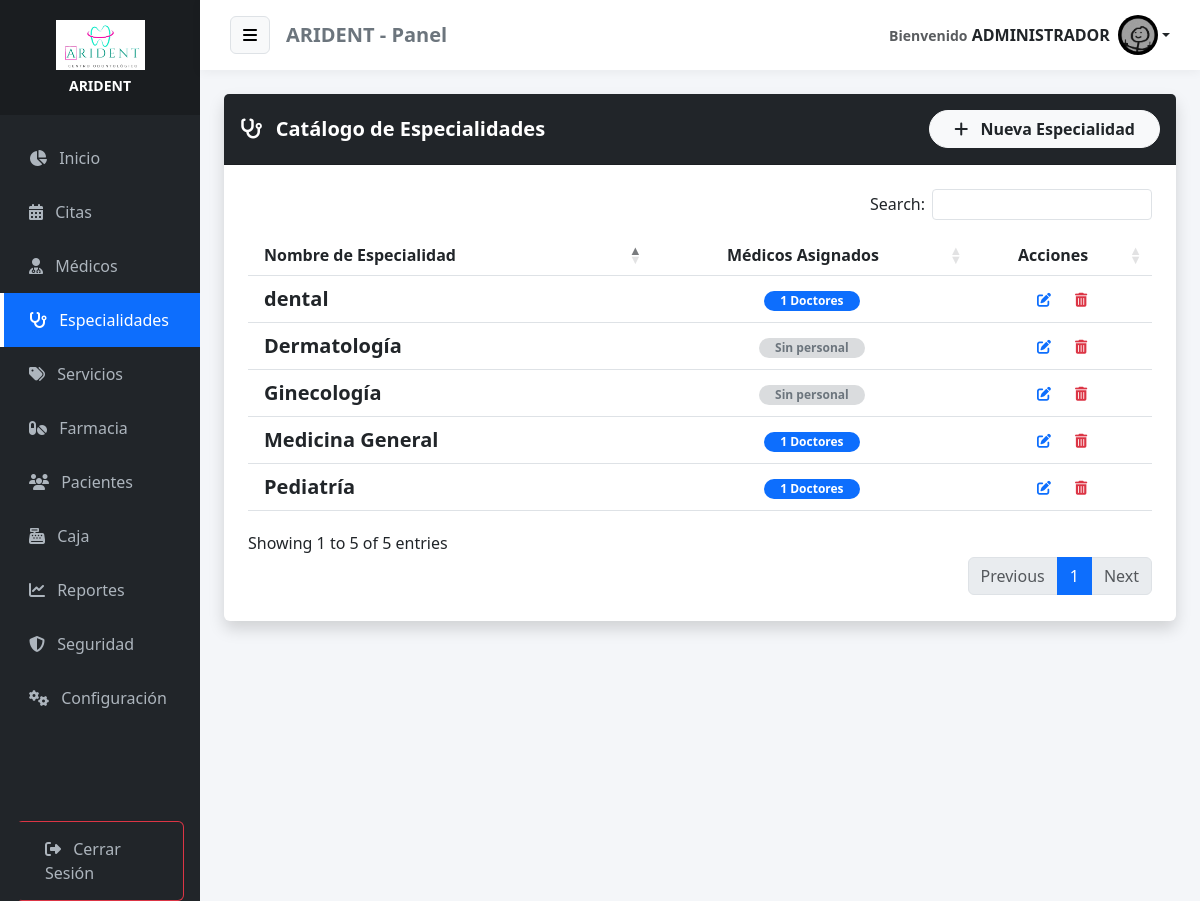
Screenshot of /especialidades (signed in) with the database file from the repository.
### tables this page shows
CREATE TABLE IF NOT EXISTS `configuracion` (
  `id` int NOT NULL,
  `nombre_clinica` varchar(100) DEFAULT NULL,
  `direccion` varchar(255) DEFAULT NULL,
  `telefono` varchar(50) DEFAULT NULL,
  `email` varchar(100) DEFAULT NULL,
  `moneda` varchar(5) DEFAULT 'S/.',
  `logo` varchar(255) DEFAULT NULL,
  PRIMARY KEY (`id`)
);

CREATE TABLE IF NOT EXISTS `especialidades` (
  `id_especialidad` int NOT NULL AUTO_INCREMENT,
  `nombre` varchar(100) NOT NULL,
  PRIMARY KEY (`id_especialidad`)
);

### app/controllers/EspecialidadController.php (called while the page is built, shortened)
<?php
require_once APP_ROOT . '/models/Especialidad.php';
class EspecialidadController {
    public function index() {
        $database = new Database();
        $db = $database->connect();
        $especialidadModel = new Especialidad($db);
        $resultado = $especialidadModel->leer();
        require_once APP_ROOT . '/views/admin/especialidades.php';
    }
}

### app/models/Configuracion.php (called while the page is built, shortened)
<?php
class Configuracion {
    private $conn;
    private $table = 'configuracion';
    public function __construct($db) {
        $this->conn = $db;
    }
    public function obtener() {
        $query = "SELECT * FROM " . $this->table . " WHERE id = 1";
        $stmt = $this->conn->prepare($query);
        $stmt->execute();
        return $stmt->fetch(PDO::FETCH_ASSOC);
    }
}

### app/models/Especialidad.php (called while the page is built, shortened)
<?php
class Especialidad {
    private $conn;
    private $table = 'especialidades';
    public function __construct($db) {
        $this->conn = $db;
    }
    public function leer() {
        $query = "SELECT e.*,
                         (SELECT COUNT(*) FROM medicos m WHERE m.id_especialidad = e.id_especialidad) as total_medicos
                  FROM " . $this->table . " e
                  ORDER BY e.nombre ASC";
        $stmt = $this->conn->prepare($query);
        $stmt->execute();
        return $stmt;
    }
}

### app/views/admin/especialidades.php (the view, shortened to what this page needs)
<?php require_once APP_ROOT . '/views/layouts/header.php'; ?>
<div class="card shadow border-0 mb-4">
    <div class="card-header bg-dark text-white d-flex justify-content-between align-items-center py-3">
        <h5 class="mb-0 fw-bold"><i class="fas fa-stethoscope me-2"></i> Catálogo de Especialidades</h5>
        <button class="btn btn-light text-dark fw-bold rounded-pill px-4" data-bs-toggle="modal" data-bs-target="#modalCrear">
            <i class="fas fa-plus me-2"></i> Nueva Especialidad
        </button>
    </div>
    <div class="card-body p-4">
        <div class="table-responsive">
            <table class="table table-hover align-middle" id="tablaPro">
                <thead class="bg-light">
                    <tr>
                        <th class="ps-3">Nombre de Especialidad</th>
                        <th class="text-center">Médicos Asignados</th>
                        <th class="text-center">Acciones</th>
                    </tr>
                </thead>
                <tbody>
                    <?php if($resultado->rowCount() > 0): ?>
                        <?php while($row = $resultado->fetch(PDO::FETCH_ASSOC)): ?>
                        <tr>
                            <td class="ps-3 fw-bold text-dark fs-5">
                                <?php echo $row['nombre']; ?>
                            </td>
                            <td class="text-center">
                                <?php if($row['total_medicos'] > 0): ?>
                                    <span class="badge bg-primary rounded-pill px-3">
                                        <?php echo $row['total_medicos']; ?> Doctores
                                    </span>
                                <?php else: ?>
                                    <span class="badge bg-secondary bg-opacity-25 text-secondary rounded-pill px-3">
                                        Sin personal
                                    </span>
                                <?php endif; ?>
                            </td>
                            <td class="text-center">
                                <button class="btn btn-sm btn-outline-primary border-0 me-1"
                                        data-bs-toggle="modal" data-bs-target="#modalEditar"
                                        onclick="cargarDatos('<?php echo $row['id_especialidad']; ?>', '<?php echo $row['nombre']; ?>')">
                                    <i class="fas fa-edit"></i>
                                </button>
                                <a href="#" onclick="confirmarEliminacion(<?php echo $row['id_especialidad']; ?>)" class="btn btn-sm btn-outline-danger border-0">
                                    <i class="fas fa-trash-alt"></i>
                                </a>
                            </td>
                        </tr>
                        <?php endwhile; ?>
                    <?php endif; ?>
                </tbody>
            </table>
        </div>
    </div>
</div>
<?php require_once APP_ROOT . '/views/layouts/footer.php'; ?>

### public/index.php (shortened to what this page needs)
<?php
$scriptPath = rtrim(str_replace('\\', '/', dirname($_SERVER['SCRIPT_NAME'])), '/');
$request_uri = $_SERVER['REQUEST_URI'];
$base_path = $scriptPath;
$url = (strpos($request_uri, $base_path) === 0) ? substr($request_uri, strlen($base_path)) : $request_uri;
$url = trim($url, '/');
$url = strtok($url, '?');
$urlArray = explode('/', $url);
$controllerName = !empty($urlArray[0]) ? $urlArray[0] : 'home';
$action = $urlArray[1] ?? 'index';
switch ($controllerName) {
    case 'especialidades':
        if (class_exists('EspecialidadController')) {
            $c = new EspecialidadController();
            if ($action == 'guardar') $c->guardar();
            elseif ($action == 'actualizar') $c->actualizar();
            elseif ($action == 'eliminar') $c->eliminar();
            else $c->index();
        }
        break;
}

### app/views/layouts/header.php (shortened to what this page needs)
<?php
require_once APP_ROOT . '/models/Configuracion.php';
$db_header = new Database();
$conn_header = $db_header->connect();
$configModel_header = new Configuracion($conn_header);
$empresa_header = $configModel_header->obtener();
$nombre_app = !empty($empresa_header['nombre_clinica']) ? $empresa_header['nombre_clinica'] : 'MediCitas';
$logo_app   = !empty($empresa_header['logo']) ? $empresa_header['logo'] : null;
$rol = $_SESSION['id_de_rol_de_usuario'] ?? 0;
$uri = $_SERVER['REQUEST_URI'];
?>
<!DOCTYPE html>
<html lang="es">
<head>
    <link href="https://cdn.jsdelivr.net/npm/bootstrap@5.3.0/dist/css/bootstrap.min.css" rel="stylesheet">
    <link rel="stylesheet" href="https://cdnjs.cloudflare.com/ajax/libs/font-awesome/6.4.0/css/all.min.css">
    <link rel="stylesheet" href="https://cdn.datatables.net/1.13.4/css/dataTables.bootstrap5.min.css">
    <link rel="stylesheet" href="https://cdn.datatables.net/buttons/2.3.6/css/buttons.bootstrap5.min.css">
    <link href="https://cdn.jsdelivr.net/npm/select2@4.1.0-rc.0/dist/css/select2.min.css" rel="stylesheet">
    <link href="https://cdn.jsdelivr.net/npm/select2-bootstrap-5-theme@1.3.0/dist/select2-bootstrap-5-theme.min.css" rel="stylesheet">
</head>
<body>
<div class="container-fluid">
    <div class="row flex-nowrap">
        <div class="col-auto col-md-3 col-xl-2 px-0 sidebar-col bg-dark" id="sidebar">
            <div class="logo-area">
                <?php if ($logo_app && file_exists(APP_ROOT . '/../public/uploads/' . $logo_app)): ?>
                    <div class="mb-2">
                        <img src="<?php echo BASE_URL; ?>/uploads/<?php echo $logo_app; ?>" class="img-fluid" style="max-height:50px;">
                    </div>
                    <h6 class="text-white mb-0 fw-bold small"><?php echo $nombre_app; ?></h6>
                <?php else: ?>
                    <h4 class="text-white mb-0">
                        <i class="fas fa-heartbeat text-primary"></i> <?php echo $nombre_app; ?>
                    </h4>
                <?php endif; ?>
            </div>
            <div class="sidebar-menu mt-3">
                <a href="<?= BASE_URL ?>/home" class="<?= strpos($uri,'home')!==false?'active':'' ?>">
                    <i class="fas fa-chart-pie me-2"></i> Inicio
                </a>
                <a href="<?= BASE_URL ?>/citas" class="<?= strpos($uri,'citas')!==false?'active':'' ?>">
                    <i class="fas fa-calendar-alt me-2"></i> Citas
                </a>
                <?php if ($rol == 1): ?>
                    <a href="<?= BASE_URL ?>/medicos" class="<?= strpos($uri,'medicos')!==false?'active':'' ?>"><i class="fas fa-user-md me-2"></i> Médicos</a>
                    <a href="<?= BASE_URL ?>/especialidades" class="<?= strpos($uri,'especialidades')!==false?'active':'' ?>"><i class="fas fa-stethoscope me-2"></i> Especialidades</a>
                    <a href="<?= BASE_URL ?>/servicios" class="<?= strpos($uri,'servicios')!==false?'active':'' ?>"><i class="fas fa-tags me-2"></i> Servicios</a>
                <?php endif; ?>
                <?php if ($rol == 1 || $rol == 4): ?>
                    <a href="<?= BASE_URL ?>/medicamentos" class="<?= strpos($uri,'medicamentos')!==false?'active':'' ?>"><i class="fas fa-pills me-2"></i> Farmacia</a>
                    <a href="<?= BASE_URL ?>/pacientes" class="<?= strpos($uri,'pacientes')!==false?'active':'' ?>"><i class="fas fa-users me-2"></i> Pacientes</a>
                    <a href="<?= BASE_URL ?>/pagos" class="<?= strpos($uri,'pagos')!==false?'active':'' ?>"><i class="fas fa-cash-register me-2"></i> Caja</a>
                <?php endif; ?>
                <?php if ($rol == 1): ?>
                    <a href="<?= BASE_URL ?>/reportes" class="<?= strpos($uri,'reportes')!==false?'active':'' ?>"><i class="fas fa-chart-line me-2"></i> Reportes</a>
                    <a href="<?= BASE_URL ?>/auditoria" class="<?= strpos($uri,'auditoria')!==false?'active':'' ?>"><i class="fas fa-shield-alt me-2"></i> Seguridad</a>
                    <a href="<?= BASE_URL ?>/configuracion" class="<?= strpos($uri,'configuracion')!==false?'active':'' ?>"><i class="fas fa-cogs me-2"></i> Configuración</a>
                <?php endif; ?>
                <div class="mt-5 pt-5 px-3">
                    <a href="<?= BASE_URL ?>/auth/logout" class="btn btn-outline-danger w-100 text-start">
                        <i class="fas fa-sign-out-alt me-2"></i> Cerrar Sesión
                    </a>
                </div>
            </div>
        </div>
        <div class="col content-col">
            <div class="top-navbar mb-4">
                <div class="d-flex align-items-center">
                    <button class="btn btn-light me-3 border" id="menu-toggle"><i class="fas fa-bars"></i></button>
                    <h5 class="m-0 text-secondary fw-bold d-none d-md-block"><?= $nombre_app ?> - Panel</h5>
                </div>
                <div class="dropdown">
                    <a class="nav-link dropdown-toggle fw-bold text-dark d-flex align-items-center" data-bs-toggle="dropdown">
                        <div class="me-2 text-end d-none d-md-block">
                            <small class="text-muted">Bienvenido</small>
                            <span><?= $_SESSION['user_name'] ?? 'Usuario' ?></span>
                        </div>
                        <?php if (!empty($_SESSION['user_avatar']) && file_exists(APP_ROOT . '/../public/uploads/' . $_SESSION['user_avatar'])): ?>
                            <img src="<?= BASE_URL ?>/uploads/<?= $_SESSION['user_avatar'] ?>" class="rounded-circle" style="width:40px;height:40px;">
                        <?php else: ?>
                            <i class="fas fa-user-circle fa-2x text-primary"></i>
                        <?php endif; ?>
                    </a>
                </div>
            </div>
            <div class="container-fluid px-4">

### app/views/layouts/footer.php (shortened to what this page needs)
</div> </div> </div> </div> <script src="https://cdn.jsdelivr.net/npm/bootstrap@5.3.0/dist/js/bootstrap.bundle.min.js"></script>
</body>
</html>

### app/views/layouts/header.php (style rules this page uses)
body { background-color: #f4f6f9; font-family: 'Segoe UI', sans-serif; overflow-x: hidden; }
.sidebar-col { min-height: 100vh; background: #212529; box-shadow: 2px 0 5px rgba(0,0,0,0.1); padding: 0; transition: all 0.3s; }
.logo-area { background: #1a1d20; padding: 20px 0; text-align: center; }
.sidebar-menu a { color: #adb5bd; text-decoration: none; display: block; padding: 15px 25px; border-left: 4px solid transparent; transition: 0.3s; }
.sidebar-menu a.active { background: #0d6efd; color: white; border-left-color: white; }
.content-col { padding: 0; background-color: #f4f6f9; transition: all 0.3s; }
.top-navbar { background: white; padding: 15px 30px; box-shadow: 0 2px 10px rgba(0,0,0,0.05); display: flex; justify-content: space-between; align-items: center; }

### rows the page displays
configuracion: logo (picture), nombre_clinica "ARIDENT"
especialidades: nombre "dental", total_medicos "1"
especialidades: nombre "Dermatología", shows "Sin personal"
especialidades: nombre "Ginecología", shows "Sin personal"
especialidades: nombre "Medicina General", total_medicos "1"
especialidades: nombre "Pediatría", total_medicos "1"

### other values shown
$_SESSION['user_name'] "ADMINISTRADOR"
